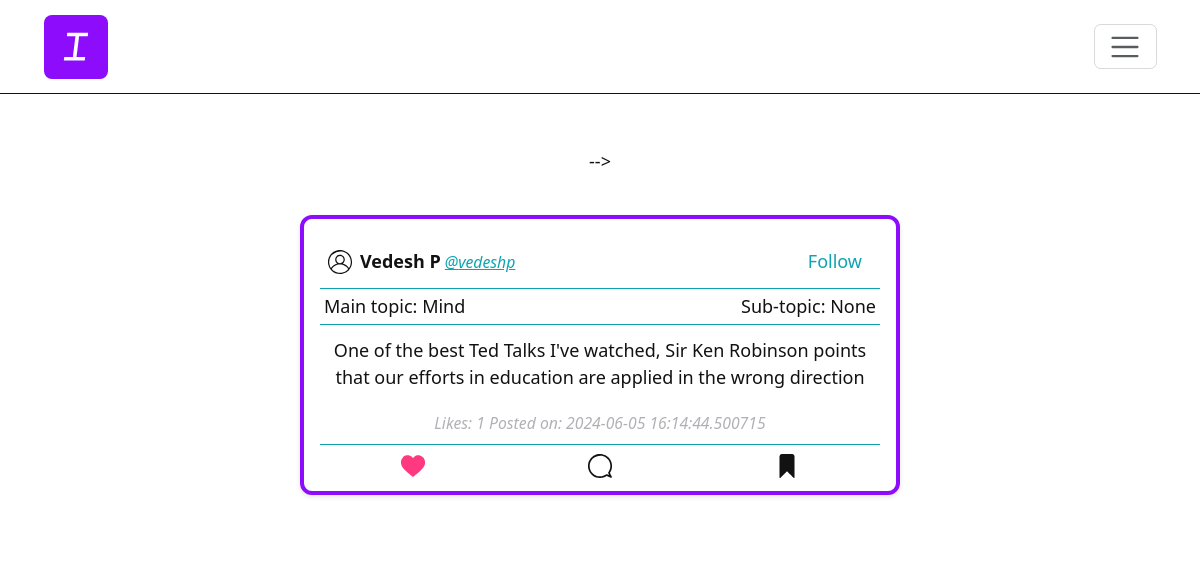
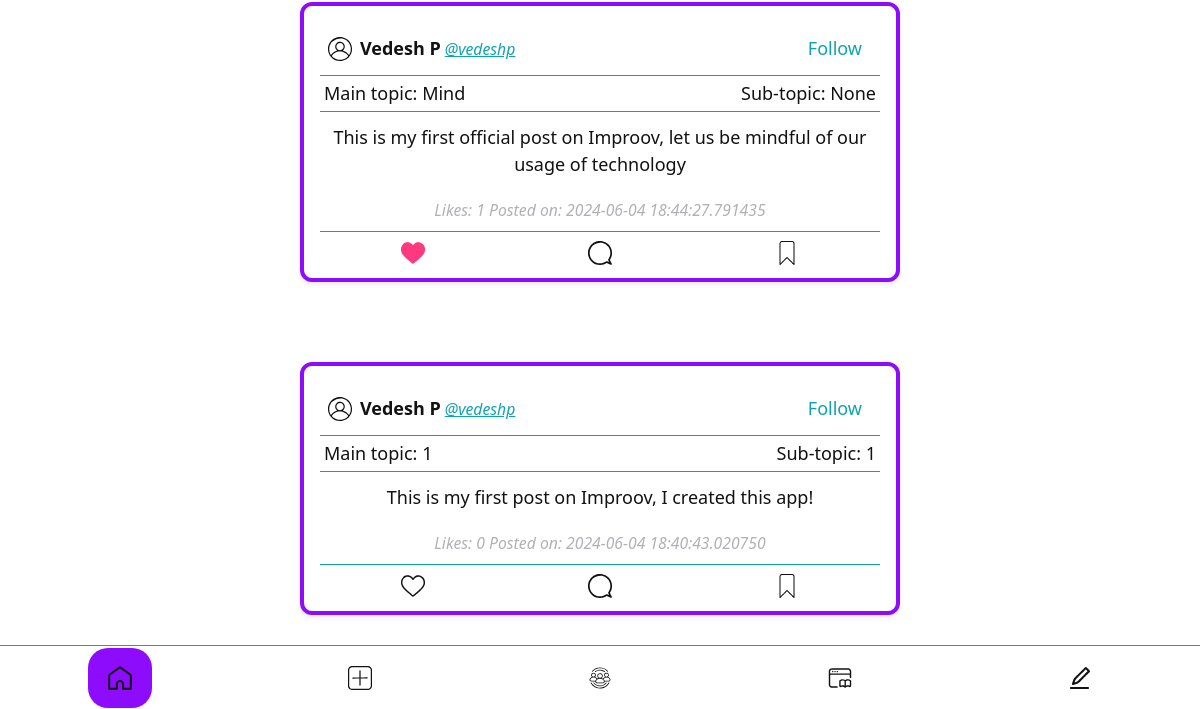
Before: / (signed in) with the older database file (2 pictures, top to bottom).
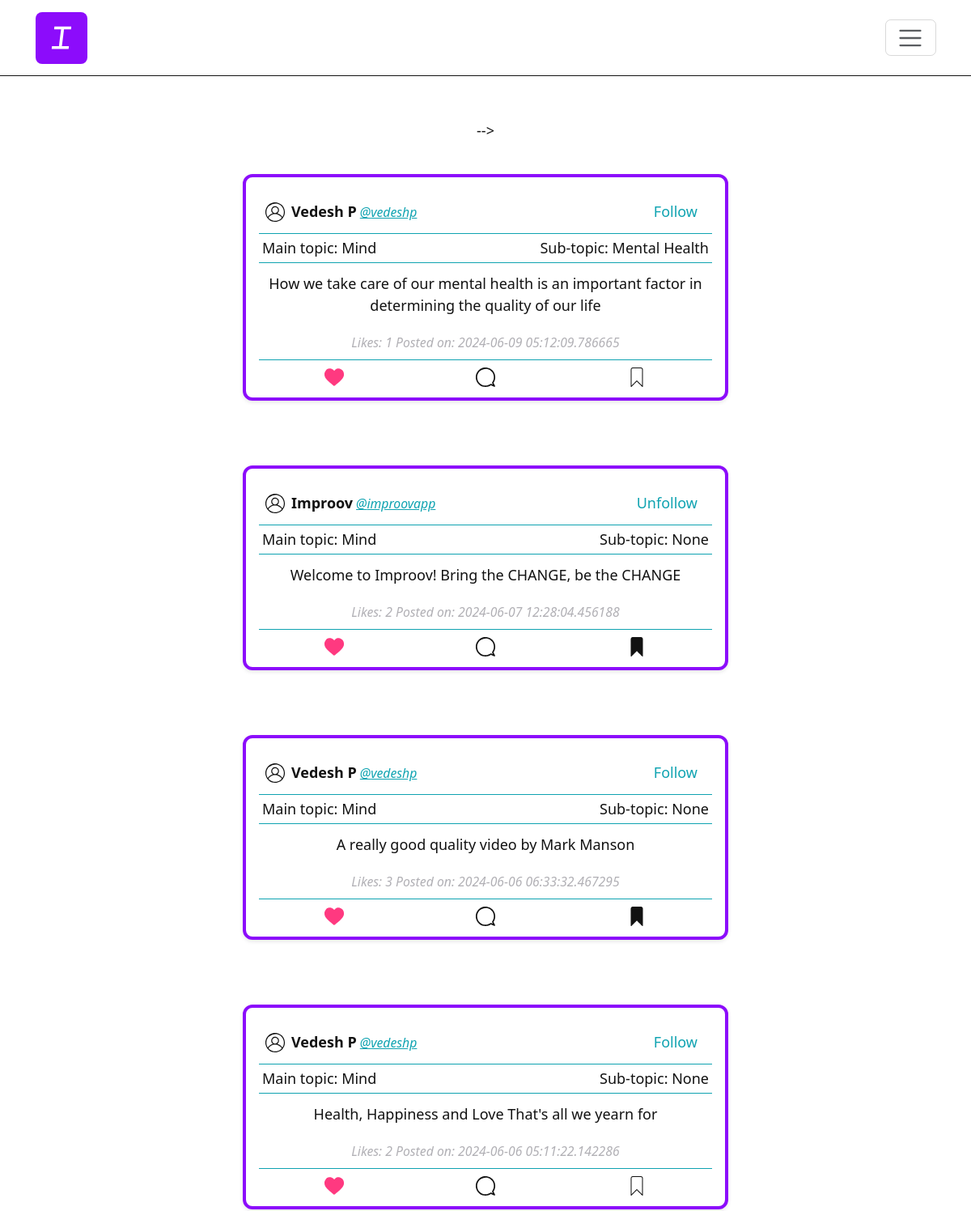
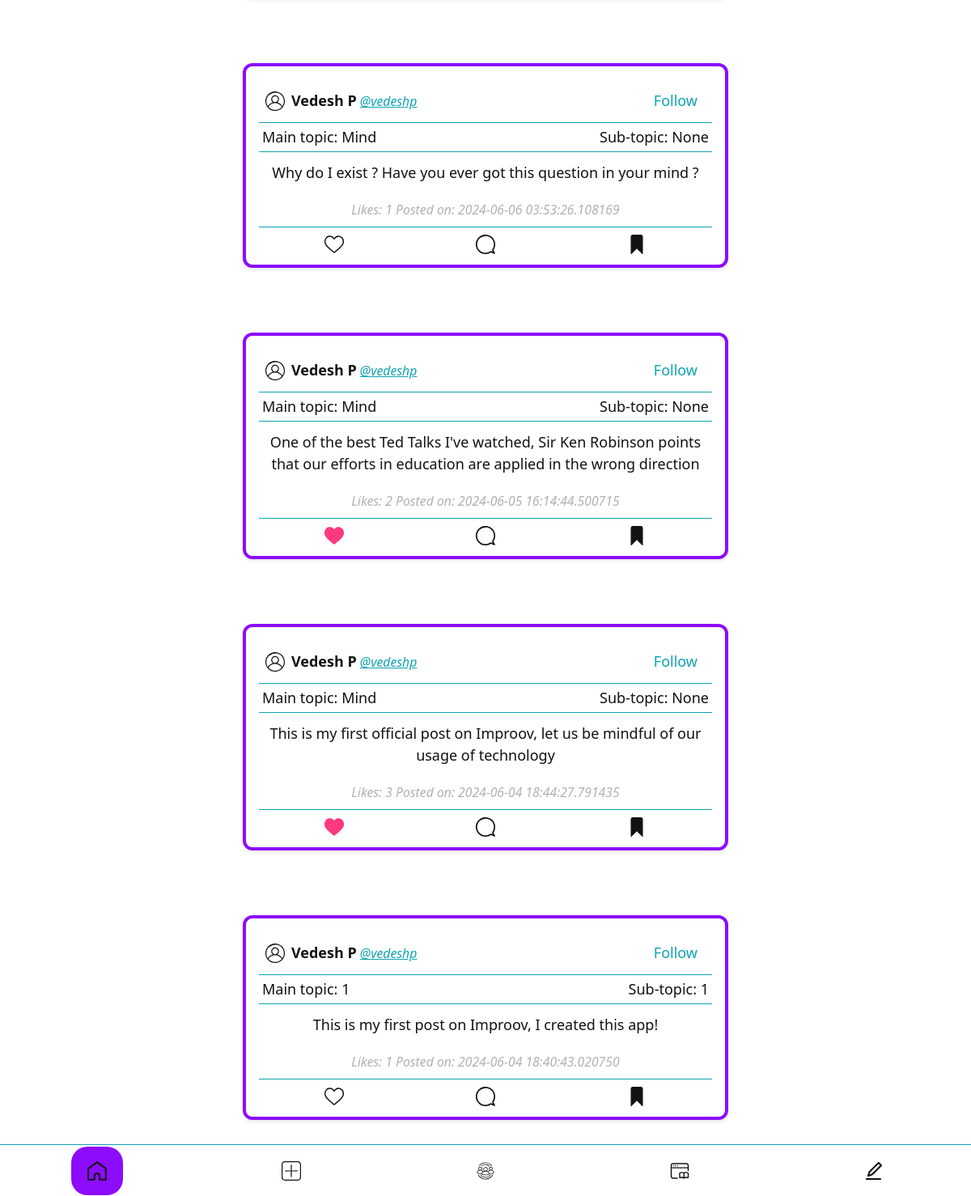
After: the same page with the newer database file (2 pictures, top to bottom).
### tables this page shows
CREATE TABLE posts (
    id INTEGER PRIMARY KEY AUTOINCREMENT,
    user_id INTEGER NOT NULL,
    content TEXT NOT NULL,
    main_topic TEXT,
    sub_topic TEXT,
    link TEXT,
    likes INTEGER DEFAULT 0, created_at DATETIME,
    FOREIGN KEY (user_id) REFERENCES users(id)
);

CREATE TABLE users (
    id INTEGER PRIMARY KEY AUTOINCREMENT,
    username TEXT NOT NULL UNIQUE,
    password TEXT NOT NULL,
    display_name TEXT NOT NULL,
    date_of_birth DATE NOT NULL,
    email_id TEXT NOT NULL UNIQUE
);

### app.py (the view)
@app.route("/", methods=["GET","POST"])
@login_required
def index():
    if request.method == "GET":
        user_id = session["user_id"]
        rows = db.session.execute(
            text(
                """
                SELECT posts.*,
                    users.username,
                    users.display_name,
                    CASE WHEN likes.user_id IS NOT NULL THEN 1 ELSE 0 END AS liked,
                    CASE WHEN bookmarks.user_id IS NOT NULL THEN 1 ELSE 0 END AS bookmarked,
                    CASE WHEN follows.user_id IS NOT NULL THEN 1 ELSE 0 END AS followed
                FROM posts
                JOIN users ON posts.user_id = users.id
                LEFT JOIN likes ON posts.id = likes.post_id AND likes.user_id = :current_user_id
                LEFT JOIN bookmarks ON posts.id = bookmarks.post_id AND bookmarks.user_id = :current_user_id
                LEFT JOIN follows ON users.id = follows.following_user_id AND follows.user_id = :current_user_id
                ORDER BY posts.id DESC;
                """
            ), {"current_user_id": user_id}
        ).fetchall()
        modified_rows = [dict(row._mapping) for row in rows]
        return render_template("index.html", login=True, show_taskbar = True, active_page = 'home', rows=modified_rows)

### app.py (called while the page is built)
@app.after_request
def after_request(response):
    response.headers["Cache-Control"] = "no-cache, no-store, must-revalidate"
    response.headers["Expires"] = 0
    response.headers["Pragma"] = "no-cache"
    return response

### helpers.py (called while the page is built)
def login_required(f):
    @wraps(f)
    def decorated_function(*args, **kwargs):
        if session.get("user_id") is None:
            return redirect("/know-more")
        return f(*args, **kwargs)
    return decorated_function

### templates/index.html (shortened to what this page needs)
{% extends "layout.html" %}
<!-- {% block main %}
 -->
{% for row in rows %}
    <div class="container-custom">
        <div class="post">
            <div class="post-initial">
                    <div id="username-text"><strong>{{ row.display_name }}</strong> </div>
                    <div><a href="/users/{{ row.username | urlencode }}/{{ row.user_id | urlencode}}" class="custom-color-links"><small><em>@{{ row.username }} </em></small></a></div>
                    {% if row.followed %}
                    <div id="follow"><button class="action-btn unfollow-btn" data-id="{{ row.user_id }}" data-type="userId">Unfollow</button></div>
                    {% else %}
                    <div id="follow"><button class="action-btn follow-btn" data-id="{{ row.user_id }}" data-type="userId">Follow</button></div>
                    {% endif %}
            </div>
            <div class="post-initial">Main topic: {{ row.main_topic }} <div id="sub-topic">Sub-topic: {{ row.sub_topic }} </div>  </div>
            <div class="post-main">
                <p> {{ row.content }} </p>
            </div>
            <div class="post-info">
                <small><em>Likes: {{ row.likes }} </em></small>
                <small><em>Posted on: {{ row.created_at }} </em></small>
            </div>
            <div class="post-actions">
                <div class="post-icon-actions">
                    {% if row.liked %}
                    <button class="action-btn unlike-btn" data-id="{{ row.id }}" data-type="postId">
                    </button>
                    {% else %}
                    <button class="action-btn like-btn" data-id="{{ row.id }}" data-type="postId">
                    </button>
                    {% endif %}
                </div>
                <div class="post-icon-actions">
                    <form action="/replies/{{ row.id | urlencode }}/{{ row.username | urlencode }}">
                        <button class="action-btn" type="submit">
                        </button>
                    </form>
                </div>
                <div class="post-icon-actions">
                    {% if row.bookmarked %}
                    <button class="action-btn unbookmark-btn" data-id="{{ row.id }}" data-type="postId">
                    </button>
                    {% else %}
                    <button class="action-btn bookmark-btn" data-id="{{ row.id }}" data-type="postId">
                    </button>
                    {% endif %}
                </div>
            </div>
        </div>
    </div>
{% endfor %}
{% endblock %}

### templates/layout.html (shortened to what this page needs)
<!DOCTYPE html>
<html lang="en" data-theme="light">
    <head>
        <link href="https://cdn.jsdelivr.net/npm/bootstrap@5.3.3/dist/css/bootstrap.min.css" rel="stylesheet">
        <link href="/static/styles.css" rel="stylesheet">
    </head>
    <body>
      <header class="custom-header">
        <nav class="navbar bg-body-tertiary">
            <div class="container">
                <a class="navbar-brand" href="/">
                    <img src="/static/improov.svg" alt="Improov" width="64" height="64" class="improov-icon">
                </a>
                {% if session["user_id"] %}
                <button class="navbar-toggler" type="button" data-bs-toggle="offcanvas" data-bs-target="#offcanvasNavbar" aria-controls="offcanvasNavbar" aria-label="Toggle navigation">
                    <span class="navbar-toggler-icon"></span>
                </button>
              {% endif %}
          </div>
      </nav>
  </header>
        <main class="container py-5 text-center">
          {% block main %}{% endblock %}
      </main>
      {% if show_taskbar %}
        <div class="custom-navbar-bottom">
            <a href="/" class="{% if active_page == 'home' %}active{% endif %}">
            </a>
            <a href="/post" class="{% if active_page == 'post' %}active{% endif %}">
            </a>
            <a href="/communities" class="{% if active_page == 'communities' %}active{% endif %}">
            </a>
            <a href="/courses" class="{% if active_page == 'courses' %}active{% endif %}">
            </a>
            <a href="/blog" class="{% if active_page == 'blog' %}active{% endif %}">
            </a>
        </div>
    {% endif %}
    </body>
</html>

### static/styles.css (style rules this page uses)
:root { --primary-color: #8C0CFB; --black-color: #000000; --night: #121212; --white-color: #FFFFFF; --light-blue: #0FA3B1; --dark-blue: #226CE0; --default-border-radius: 8px; --default-transition: color .3s ease-in-out, background-color .3s ease-in-out, border-color .3s ease-in-out, fill .3s ease-in-out, transform .3s ease-in-out; }
:root[data-theme="light"] { --page-bg: var(--white-color); --page-bg-opp: var(--night); --hover-color: var(--light-blue); --text-color: var(--page-bg-opp); --invert-filter: invert(0); --muted-text-new: #B1B0B5; --icon-sun: #997f44; --icon-moon: var(--muted-text-new); --switch-bg: #f5f5f6; --switch-circle-bg: #ffd371; --switch-circle-pos: 0.22rem; }
html { font-size: 112.5%; }
body { background-color: var(--page-bg); color: var(--page-bg-opp); }
.custom-header { border-bottom: 1px solid !important; border-color: var(--page-bg-opp) }
.nav-link, .navbar-brand, .offcanvas-title, .btn-close, .dropdown-item { color: var(--text-color) !important; }
.bg-body-tertiary { background-color: var(--page-bg) !important; border-bottom: #000000; border-width: 4px; border-bottom: 4px; }
.navbar-toggler-icon { filter: var(--invert-filter); }
.container-custom { display: flex; justify-content: center; align-items: center; padding: 20px; width: 100%; flex-direction: column; }
.post { border: 4px solid; border-radius: 12px; border-color: var(--primary-color); width: 100%; max-width: 600px; max-height: 800px; background-color: var(--page-bg); padding: 16px; box-sizing: border-box; overflow-y: auto; margin: 20px; box-shadow: 0 2px 5px rgba(0,0,0,0.1); }
@media (min-width: 769px) { .post { max-width: 600px; } }
#username-text { padding: 4px; }
.post-initial { display: flex; align-items: center; padding: 4px; border: 0px solid; border-color: var(--hover-color); border-bottom-width: 1px; }
#follow { margin-left: auto; color: var(--hover-color); padding: 8px; }
#sub-topic { margin-left: auto; }
.post-main { max-width: 600px; max-height: 800px; overflow-y: auto; margin-top: 12px; }
.post-actions { display: flex; align-items: center; justify-content: center; border: 0px solid; border-color: var(--hover-color); border-top-width: 1px; margin-top: 8px; margin-bottom: -8px; }
.post-icon-actions { margin: auto; padding-top: 4px; }
.icon { fill: var(--page-bg-opp); display: inline-flex; z-index: 1; padding: 4px; }
.custom-navbar-bottom { display:flex; align-items: center; justify-content: center; background-color: var(--page-bg); overflow: hidden; position: fixed; bottom: 0; width: 100%; height: 64px; border: 0px solid; border-color: var(--hover-color); border-top-width: 1px; margin: auto; }
.custom-navbar-bottom a { float: left; display: block; text-align: center; padding: 14px 16px; margin: auto; transition: 0.3s; }
.custom-navbar-bottom a.active { background-color:var(--primary-color); border-radius: 20px; }
.improov-icon { border-radius: var(--default-border-radius); }
.action-btn { background-color: var(--page-bg); border: 0px; }
.post-info { color: var(--muted-text-new); justify-content: left; align-items: baseline; }
.follow-btn { color: var(--hover-color); }
.unfollow-btn { color: var(--hover-color); }
.custom-color-links { color: var(--hover-color); }

Changed rows visible on the page:
added posts: display_name "Vedesh P", username "vedeshp", main_topic "Mind", sub_topic "Mental Health", content "How we take care of our mental health is an important factor in determining the quality of our life", likes "1", created_at "2024-06-09 05:12:09.786665"
added posts: display_name "Improov", username "improovapp", main_topic "Mind", sub_topic "None", content "Welcome to Improov! Bring the CHANGE, be the CHANGE", likes "2", created_at "2024-06-07 12:28:04.456188"
added posts: display_name "Vedesh P", username "vedeshp", main_topic "Mind", sub_topic "None", content "A really good quality video by Mark Manson", likes "3", created_at "2024-06-06 06:33:32.467295"
added posts: display_name "Vedesh P", username "vedeshp", main_topic "Mind", sub_topic "None", content "Health, Happiness and Love That's all we yearn for", likes "2", created_at "2024-06-06 05:11:22.142286"
added posts: display_name "Vedesh P", username "vedeshp", main_topic "Mind", sub_topic "None", content "Why do I exist ? Have you ever got this question in your mind ?", likes "1", created_at "2024-06-06 03:53:26.108169"
changed posts (number 6 of 8 on the later page): likes "1" → "2"
changed posts (number 7 of 8 on the later page): likes "1" → "3"
changed posts "This is my first post on Improov, I created this app!": likes "0" → "1"
